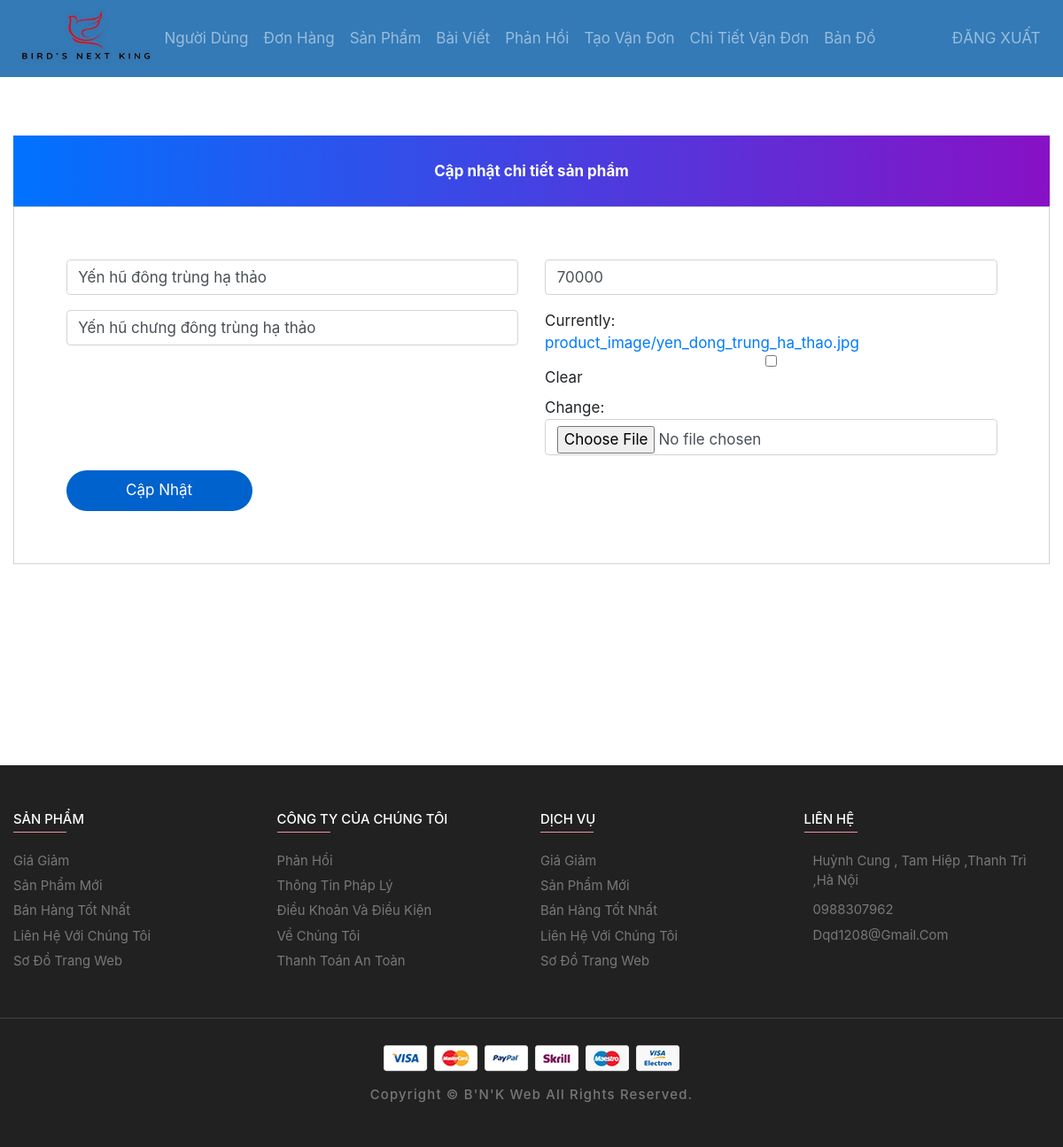
Screenshot of /update-product/14 (signed in) with the database file from the repository.
### ecom/models.py (models this page shows, shortened)
class Product(models.Model):
    category =models.ManyToManyField (Category,related_name='product')
    name=models.CharField(max_length=40)
    product_image= models.ImageField(upload_to='product_image/',null=True,blank=True)
    price = models.PositiveIntegerField()
    description=models.CharField(max_length=40)
    detail=models.TextField(null=True,blank=True)

### ecom/views.py (the view)
# urls.py: path('update-product/<int:pk>', views.update_product_view,name='update-product'),
@login_required(login_url='adminlogin')
def update_product_view(request,pk):
    product=models.Product.objects.get(id=pk)
    productForm=forms.ProductForm(instance=product)
    if request.method=='POST':
        productForm=forms.ProductForm(request.POST,request.FILES,instance=product)
        if productForm.is_valid():
            productForm.save()
            return redirect('admin-products')
    return render(request,'ecom/admin/admin-prod/admin_update_product.html',{'productForm':productForm})

### ecom/forms.py
class ProductForm(forms.ModelForm):
    class Meta:
        model=models.Product
        fields=['name','price','description','product_image']

### ecom/templates/ecom/admin/admin-prod/admin_update_product.html (shortened to what this page needs)
{% extends 'ecom/admin/admin_base.html' %}
{% load widget_tweaks %}
{% block content %}
<head>
  <link href="//maxcdn.bootstrapcdn.com/bootstrap/4.1.1/css/bootstrap.min.css" rel="stylesheet" id="bootstrap-css">
</head>
<br><br><br><br><br><br>
<form method="post" enctype="multipart/form-data">
  <div class="container register-form">
    <div class="form">
      <div class="note">
        <p>Cập nhật chi tiết sản phẩm</p>
      </div>
      <div class="form-content">
        <div class="row">
          <div class="col-md-6">
            <div class="form-group">
              {% render_field productForm.name class="form-control" placeholder="Tên sản phẩm" %}
            </div>
            <div class="form-group">
              {% render_field productForm.description class="form-control" placeholder="Miêu tả" %}
            </div>
          </div>
          <div class="col-md-6">
            <div class="form-group">
              {% render_field productForm.price class="form-control" placeholder="Giá" %}
            </div>
            <div class="form-group">
              {% render_field productForm.product_image class="form-control" placeholder="product_image" %}
            </div>
          </div>
        </div>
        <button type="submit" class="btnSubmit">Cập Nhật</button>
      </div>
    </div>
  </div>
</form>
{% endblock content %}

### ecom/static/css/style-prefix.css (style rules this page uses)
:root { --spanish-gray: hsl(0, 0%, 60%); --sonic-silver: hsl(0, 0%, 47%); --eerie-black: hsl(0, 0%, 13%); --salmon-pink: hsl(353, 100%, 78%); --sandy-brown: hsl(29, 90%, 65%); --bittersweet: hsl(0, 100%, 70%); --ocean-green: hsl(152, 51%, 52%); --davys-gray: hsl(0, 0%, 33%); --cultured: hsl(0, 0%, 93%); --white: hsl(0, 100%, 100%); --onyx: hsl(0, 0%, 27%); --fs-1: 1.563rem; --fs-2: 1.375rem; --fs-3: 1.25rem; --fs-4: 1.125rem; --fs-5: 1rem; --fs-6: 0.938rem; --fs-7: 0.875rem; --fs-8: 0.813rem; --fs-9: 0.75rem; --fs-10: 0.688rem; --fs-11: 0.625rem; --weight-300: 300; --weight-400: 400; --weight-500: 500; --weight-600: 600; --weight-700: 700; --border-radius-md: 10px; --border-radius-sm: 5px; --transition-timing: 0.2s ease; }
*, *::before, *::after { margin: 0; padding: 0; -webkit-box-sizing: border-box; box-sizing: border-box; }
a { text-decoration: none; }
button { background: none; font: inherit; border: none; cursor: pointer; }
img, ion-icon, button, a { display: block; }
html { font-family: "Poppins", sans-serif; -ms-scroll-chaining: none; overscroll-behavior: contain; }
input { display: block; width: 100%; font: inherit; }
input::placeholder { font: inherit; }
body { background: var(--white); }
.container { padding: 0 15px; }
@media (min-width: 480px) { :root { --fs-1: 1.875rem; } }
@media (min-width: 768px) { :root { --fs-1: 2.375rem; } }
@media (min-width: 768px) { html { font-size: 17px; } }
@media (min-width: 768px) { .container { max-width: 750px; margin: auto; } }
@media (min-width: 1024px) { :root { --fs-1: 2.625rem; --fs-2: 1.125rem; } }
@media (min-width: 1024px) { .container { max-width: 980px; } }
@media (min-width: 1200px) { .container { max-width: 1200px; } }

### ecom/static/css/style.css (style rules this page uses)
:root { --spanish-gray: hsl(0, 0%, 60%); --sonic-silver: hsl(0, 0%, 47%); --eerie-black: hsl(0, 0%, 13%); --salmon-pink: hsl(353, 100%, 78%); --sandy-brown: hsl(29, 90%, 65%); --bittersweet: hsl(0, 100%, 70%); --ocean-green: hsl(152, 51%, 52%); --davys-gray: hsl(0, 0%, 33%); --cultured: hsl(0, 0%, 93%); --white: hsl(0, 100%, 100%); --onyx: hsl(0, 0%, 27%); --fs-1: 1.563rem; --fs-2: 1.375rem; --fs-3: 1.25rem; --fs-4: 1.125rem; --fs-5: 1rem; --fs-6: 0.938rem; --fs-7: 0.875rem; --fs-8: 0.813rem; --fs-9: 0.75rem; --fs-10: 0.688rem; --fs-11: 0.625rem; --weight-300: 300; --weight-400: 400; --weight-500: 500; --weight-600: 600; --weight-700: 700; --border-radius-md: 10px; --border-radius-sm: 5px; --transition-timing: 0.2s ease; }
*, *::before, *::after { margin: 0; padding: 0; box-sizing: border-box; }
a { text-decoration: none; }
button { background: none; font: inherit; border: none; cursor: pointer; }
img, ion-icon, button, a { display: block; }
html { font-family: "Poppins", sans-serif; overscroll-behavior: contain; }
input { display: block; width: 100%; font: inherit; }
input::placeholder { font: inherit; }
body { background: var(--white); }
.container { padding: 0 15px; }
@media (min-width: 480px) { :root { --fs-1: 1.875rem; } }
@media (min-width: 768px) { :root { --fs-1: 2.375rem; } }
@media (min-width: 768px) { html { font-size: 17px; } }
@media (min-width: 768px) { .container { max-width: 750px; margin: auto; } }
@media (min-width: 1024px) { :root { --fs-1: 2.625rem; --fs-2: 1.125rem; } }
@media (min-width: 1024px) { .container { max-width: 980px; } }
@media (min-width: 1200px) { .container { max-width: 1200px; } }

### ecom/templates/ecom/admin/admin_base.html (style rules this page uses)
p { text-align: center; }

### ecom/templates/ecom/admin/admin-prod/admin_update_product.html (style rules this page uses)
a:link { text-decoration: none; }
.note { text-align: center; height: 80px; background: -webkit-linear-gradient(left, #0072ff, #8811c5); color: #fff; font-weight: bold; line-height: 80px; }
.form-content { padding: 5%; border: 1px solid #ced4da; margin-bottom: 2%; }
.form-control { border-radius: 1.5rem; }
.btnSubmit { border: none; border-radius: 1.5rem; padding: 1%; width: 20%; cursor: pointer; background: #0062cc; color: #fff; }

### rows the page displays
Product: name "Yến hũ đông trùng hạ thảo", description "Yến hũ chưng đông trùng hạ thảo", price "70000"
